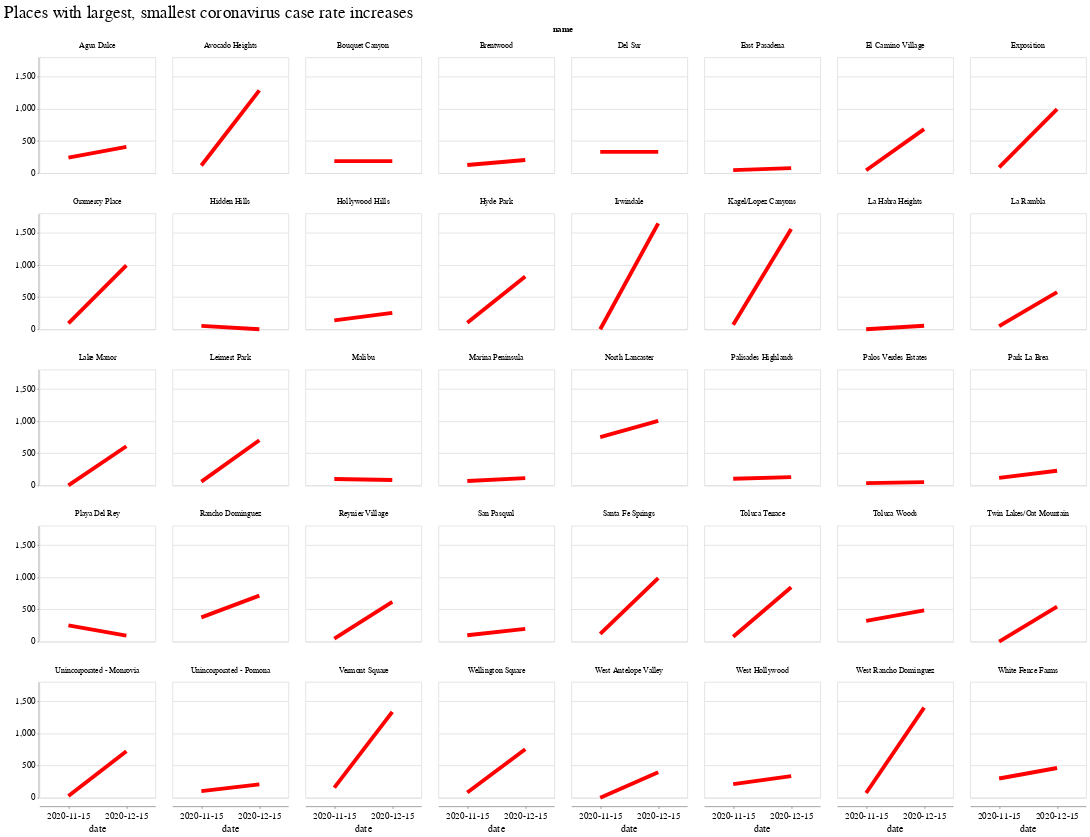

Source (notebook cell):
### Markdown cell above
---

### Code cell
alt.Chart(surge_change_melt).mark_line(size=5, color="red").encode(
    x=alt.X("date:O"),
    y=alt.Y("rate", title=""),
    facet=alt.Facet("name", columns=8),
).properties(
    height=150,
    width=150,
    title="Places with largest, smallest coronavirus case rate increases",
)

### Figure 1 — Vega-Lite specification as saved in the notebook (floating-point values rounded to 4 significant figures)
{"config": {"view": {"width": 800, "height": 450}, "background": "#ffffff", "title": {"anchor": "start", "font": "Benton Gothic Bold, sans", "fontColor": "#000000", "fontSize": 22, "fontWeight": "normal"}, "arc": {"fill": "#82c6df"}, "area": {"fill": "#82c6df"}, "line": {"stroke": "#82c6df", "strokeWidth": 3}, "path": {"stroke": "#82c6df"}, "rect": {"fill": "#82c6df"}, "shape": {"stroke": "#82c6df"}, "bar": {"fill": "#82c6df"}, "point": {"stroke": "#82c6df"}, "symbol": {"fill": "#82c6df", "size": 30}, "axis": {"titleFont": "Benton Gothic Bold, sans", "titleFontSize": 13, "titleFontWeight": "normal", "labelFont": "Benton Gothic, sans", "labelFontSize": 11.5, "labelFontWeight": "normal"}, "axisX": {"labelAngle": 0, "labelPadding": 4, "tickSize": 3}, "axisY": {"labelBaseline": "middle", "maxExtent": 45, "minExtent": 45, "tickSize": 2, "titleAlign": "left", "titleAngle": 0, "titleX": -45, "titleY": -11}, "legend": {"titleFont": "Benton Gothic Bold, sans", "titleFontSize": 13, "titleFontWeight": "normal", "symbolType": "square", "labelFont": "Benton Gothic, sans", "labelFontSize": 11.5}, "range": {"category": ["#3580b1", "#ec8431", "#ab7fb4", "#c89d29", "#adc839", "#829eb1"], "diverging": ["#e68a4f", "#f4bb6a", "#f9e39c", "#dadfe2", "#a6b7c6", "#849eae"], "heatmap": ["#fbf2c7", "#f9e39c", "#f8d36e", "#f4bb6a", "#e68a4f", "#d15a40", "#ab4232"], "ordinal": ["#fbf2c7", "#f9e39c", "#f8d36e", "#f4bb6a", "#e68a4f", "#d15a40", "#ab4232"], "ramp": ["#fbf2c7", "#f9e39c", "#f8d36e", "#f4bb6a", "#e68a4f", "#d15a40", "#ab4232"]}}, "data": {"name": "data-62df5b3b9a04f9a4ad71044ef41c2477"}, "mark": {"type": "line", "color": "red", "size": 5}, "encoding": {"facet": {"type": "nominal", "columns": 8, "field": "name"}, "x": {"type": "ordinal", "field": "date"}, "y": {"type": "quantitative", "field": "rate", "title": ""}}, "height": 150, "title": "Places with largest, smallest coronavirus case rate increases", "width": 150, "$schema": "https://vega.github.io/schema/vega-lite/v4.8.1.json", "datasets": {"data-62df5b3b9a04f9a4ad71044ef41c2477": [{"name": "Irwindale", "date": "2020-11-15", "rate": 0.0}, {"name": "Lake Manor", "date": "2020-11-15", "rate": 0.0}, {"name": "Twin Lakes/Oat Mountain", "date": "2020-11-15", "rate": 0.0}, {"name": "West Antelope Valley", "date": "2020-11-15", "rate": 0.0}, {"name": "La Habra Heights", "date": "2020-11-15", "rate": 0.0}, {"name": "Unincorporated - Monrovia", "date": "2020-11-15", "rate": 25.77}, {"name": "Kagel/Lopez Canyons", "date": "2020-11-15", "rate": 70.82}, {"name": "West Rancho Dominguez", "date": "2020-11-15", "rate": 73.58}, {"name": "El Camino Village", "date": "2020-11-15", "rate": 45.5}, {"name": "Reynier Village", "date": "2020-11-15", "rate": 47.3}, {"name": "La Rambla", "date": "2020-11-15", "rate": 48.19}, {"name": "Leimert Park", "date": "2020-11-15", "rate": 59.07}, {"name": "Toluca Terrace", "date": "2020-11-15", "rate": 76.57}, {"name": "Exposition", "date": "2020-11-15", "rate": 90.2}, {"name": "Avocado Heights", "date": "2020-11-15", "rate": 118.1}, {"name": "Gramercy Place", "date": "2020-11-15", "rate": 92.9}, {"name": "Wellington Square", "date": "2020-11-15", "rate": 81.38}, {"name": "Vermont Square", "date": "2020-11-15", "rate": 156.7}, {"name": "Santa Fe Springs", "date": "2020-11-15", "rate": 119.8}, {"name": "Hyde Park", "date": "2020-11-15", "rate": 101.6}, {"name": "Unincorporated - Pomona", "date": "2020-11-15", "rate": 103.2}, {"name": "San Pasqual", "date": "2020-11-15", "rate": 98.28}, {"name": "Park La Brea", "date": "2020-11-15", "rate": 117.8}, {"name": "Rancho Dominguez", "date": "2020-11-15", "rate": 375.8}, {"name": "Hollywood Hills", "date": "2020-11-15", "rate": 139.3}, {"name": "Agua Dulce", "date": "2020-11-15", "rate": 240.5}, {"name": "Marina Peninsula", "date": "2020-11-15", "rate": 68.81}, {"name": "East Pasadena", "date": "2020-11-15", "rate": 46.85}, {"name": "Brentwood", "date": "2020-11-15", "rate": 126.0}, {"name": "West Hollywood", "date": "2020-11-15", "rate": 211.1}, {"name": "White Fence Farms", "date": "2020-11-15", "rate": 298.7}, {"name": "Toluca Woods", "date": "2020-11-15", "rate": 322.9}, {"name": "Palos Verdes Estates", "date": "2020-11-15", "rate": 36.98}, {"name": "North Lancaster", "date": "2020-11-15", "rate": 751.3}, {"name": "Palisades Highlands", "date": "2020-11-15", "rate": 104.0}, {"name": "Del Sur", "date": "2020-11-15", "rate": 331.3}, {"name": "Bouquet Canyon", "date": "2020-11-15", "rate": 186.4}, {"name": "Malibu", "date": "2020-11-15", "rate": 100.3}, {"name": "Playa Del Rey", "date": "2020-11-15", "rate": 250.3}, {"name": "Hidden Hills", "date": "2020-11-15", "rate": 52.91}, {"name": "Irwindale", "date": "2020-12-15", "rate": 1645.0}, {"name": "Lake Manor", "date": "2020-12-15", "rate": 608.6}, {"name": "Twin Lakes/Oat Mountain", "date": "2020-12-15", "rate": 542.8}, {"name": "West Antelope Valley", "date": "2020-12-15", "rate": 397.1}, {"name": "La Habra Heights", "date": "2020-12-15", "rate": 55.0}, {"name": "Unincorporated - Monrovia", "date": "2020-12-15", "rate": 721.5}, {"name": "Kagel/Lopez Canyons", "date": "2020-12-15", "rate": 1558.0}, {"name": "West Rancho Dominguez", "date": "2020-12-15", "rate": 1398.0}, {"name": "El Camino Village", "date": "2020-12-15", "rate": 682.5}, {"name": "Reynier Village", "date": "2020-12-15", "rate": 614.9}, {"name": "La Rambla", "date": "2020-12-15", "rate": 578.3}, {"name": "Leimert Park", "date": "2020-12-15", "rate": 702.3}, {"name": "Toluca Terrace", "date": "2020-12-15", "rate": 842.3}, {"name": "Exposition", "date": "2020-12-15", "rate": 992.2}, {"name": "Avocado Heights", "date": "2020-12-15", "rate": 1284.0}, {"name": "Gramercy Place", "date": "2020-12-15", "rate": 994.1}, {"name": "Wellington Square", "date": "2020-12-15", "rate": 752.8}, {"name": "Vermont Square", "date": "2020-12-15", "rate": 1332.0}, {"name": "Santa Fe Springs", "date": "2020-12-15", "rate": 985.6}, {"name": "Hyde Park", "date": "2020-12-15", "rate": 819.9}, {"name": "Unincorporated - Pomona", "date": "2020-12-15", "rate": 206.4}, {"name": "San Pasqual", "date": "2020-12-15", "rate": 196.6}, {"name": "Park La Brea", "date": "2020-12-15", "rate": 228.3}, {"name": "Rancho Dominguez", "date": "2020-12-15", "rate": 714.0}, {"name": "Hollywood Hills", "date": "2020-12-15", "rate": 254.8}, {"name": "Agua Dulce", "date": "2020-12-15", "rate": 408.9}, {"name": "Marina Peninsula", "date": "2020-12-15", "rate": 114.7}, {"name": "East Pasadena", "date": "2020-12-15", "rate": 78.09}, {"name": "Brentwood", "date": "2020-12-15", "rate": 203.5}, {"name": "West Hollywood", "date": "2020-12-15", "rate": 335.6}, {"name": "White Fence Farms", "date": "2020-12-15", "rate": 461.6}, {"name": "Toluca Woods", "date": "2020-12-15", "rate": 484.4}, {"name": "Palos Verdes Estates", "date": "2020-12-15", "rate": 51.77}, {"name": "North Lancaster", "date": "2020-12-15", "rate": 1002.0}, {"name": "Palisades Highlands", "date": "2020-12-15", "rate": 130.0}, {"name": "Del Sur", "date": "2020-12-15", "rate": 331.3}, {"name": "Bouquet Canyon", "date": "2020-12-15", "rate": 186.4}, {"name": "Malibu", "date": "2020-12-15", "rate": 84.87}, {"name": "Playa Del Rey", "date": "2020-12-15", "rate": 93.87}, {"name": "Hidden Hills", "date": "2020-12-15", "rate": 0.0}]}}
